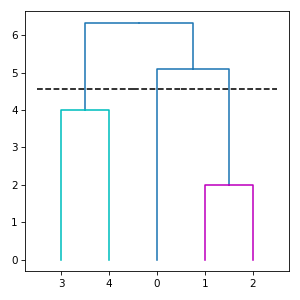

The Python source for this figure:
import numpy
import matplotlib.pyplot
from subrela.clustering import get_clusters
from subrela.plot import get_dendrogram_data
from subrela.plot.matplotlib import draw_dendrogram

X = numpy.array([[0, -5, -5, 6, 6], [0, -1, 1, -2, 2]])

Z = get_clusters(X)
leaf_data, _, tree_data, cut_data = get_dendrogram_data(
    Z, groups=[0, 5, 6])

_, ax = matplotlib.pyplot.subplots(figsize=(4, 4))
draw_dendrogram(ax, leaf_data, tree_data, cut_data, palette=['m', 'c'])
matplotlib.pyplot.show()
